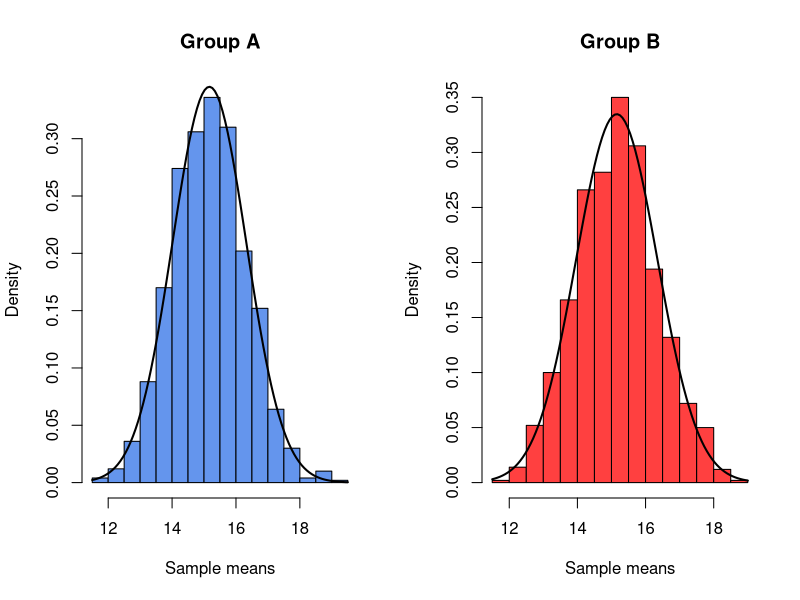
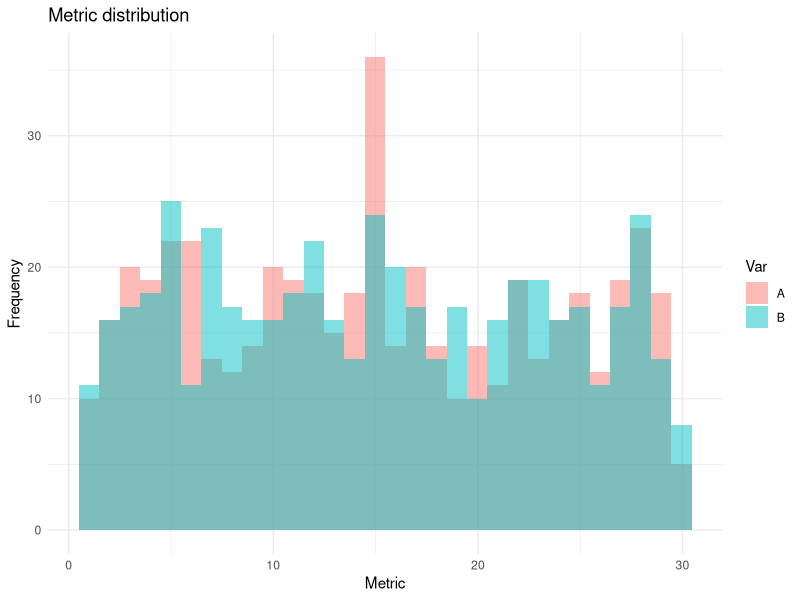
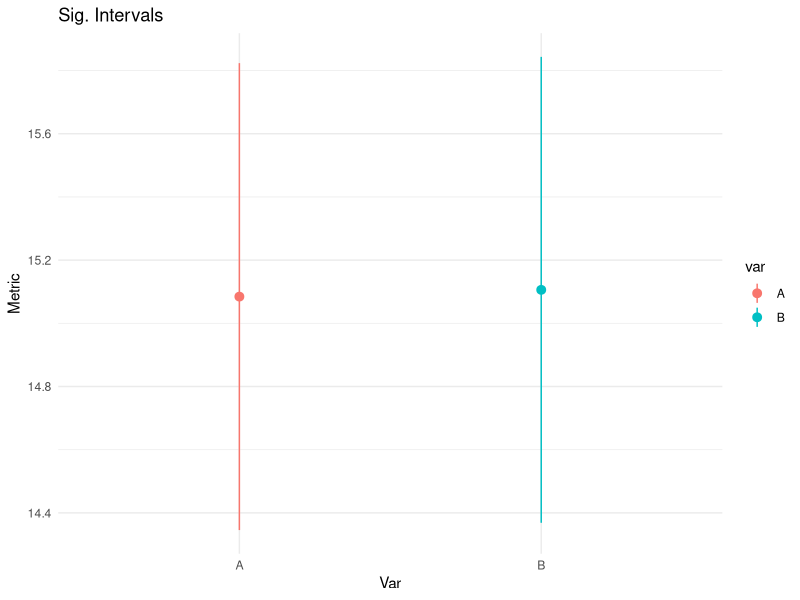

R code for these plots, in order:
library(tidyverse)
library(car)

# Создаем датасет
set.seed(42)
df <- data.frame(
  var = rep(c('A', 'B'), each = 500),  # 50 значений A, затем 50 значений B
  money = runif(1000, min = 1, max = 30)  # 100 случайных чисел от 1 до 30
)

# Делаем его более "живым", накидываем выбросы и пропуски
df$money[c(10, 20, 30, 40, 50)] <- c(100, 110, 120, 130, 140)
df$money[sample(1:1000, 10)] <- NA

glimpse(df)
df <- df %>% mutate(var = as.factor(var))


# Теперь чистим
# Определяем выбросы
outliers_money <- boxplot.stats(df$money)$out

# Заменим выбросы, например, медианами
median_money <- median(df$money, na.rm = TRUE)
df$money[df$money %in% outliers_money] <- median_money

# Чистим пропуски, опять же, заменяем медианой
sum(is.na(df$money))
df$money[is.na(df$money)] <- median_money


# Переходим к тесту
# 1. Проверяем гипотезу о равенстве дисперсий
# Тест Левена на равенство дисперсий при нормальности распределения данных
leveneTest(money ~ var, df)

# Тест Флигнера-Килина при выбросах и сильном отклонении от нормальности
fligner.test(money ~ var, df)


# 2. Проверка нормальности распределения средних
set.seed(123)
generate_sample_means <- function(data, sample_size, n_samples) {
  sample_means <- numeric(n_samples)
  
  for (i in 1:n_samples) {
    sample <- sample(data, size = sample_size, replace = TRUE)
    sample_means[i] <- mean(sample)
  }
  
  return(sample_means)
}

# Генерируем 1000 выборочных средних для каждой группы
sample_size <- 50
n_samples <- 1000

group_a_sample_means <- generate_sample_means(df$money[df$var == "A"], sample_size, n_samples)
group_b_sample_means <- generate_sample_means(df$money[df$var == "B"], sample_size, n_samples)

# Проверяем выборочные средние на нормальность с помощью теста Шапиро-Уилка
shapiro.test(group_a_sample_means)
shapiro.test(group_b_sample_means)

# Графики фактического и теоритического нормального распределения
par(mfrow=c(1, 2))

hist(group_a_sample_means, main = "Group A", xlab = "Sample means", col = "cornflowerblue", border = "black", freq = FALSE)
curve(dnorm(x, mean = mean(group_a_sample_means), sd = sd(group_a_sample_means)), add = TRUE, col = "black", lwd = 2)

hist(group_b_sample_means, main = "Group B", xlab = "Sample means", col = "brown1", border = "black", freq = FALSE)
curve(dnorm(x, mean = mean(group_b_sample_means), sd = sd(group_b_sample_means)), add = TRUE, col = "black", lwd = 2)


# Выбираем t-тест
# Расчет t-теста Стьюдента
t.test(money ~ var, data = df, var.equal = T)

# Расчет t-теста Уэлча
t.test(money ~ var, data = df, var.equal = F)


# График распределения
ggplot(df, aes(x = money, fill = var)) +
  geom_histogram(position = "identity", alpha = 0.5, bins = 30) +
  labs(title = "Metric distribution", x = "Metric", y = "Frequency", fill = "Var") +
  theme_minimal()


# Вычисляем среднее, стандартное отклонение и количество наблюдений
df_summary <- df %>%
  group_by(var) %>%
  summarise(mean_money = mean(money),
            sd_money = sd(money),
            n = n(),
            .groups = "drop")

# Вычисляем стандартную ошибку и доверительные интервалы
df_summary <- df_summary %>%
  mutate(se = sd_money / sqrt(n),
         ci_low = mean_money - qt(0.975, df = n - 1) * se,
         ci_high = mean_money + qt(0.975, df = n - 1) * se)

# График с доверительными интервалами
ggplot(df_summary, aes(x = var, y = mean_money, ymin = ci_low, ymax = ci_high, col = var)) +
  geom_pointrange() +
  labs(x = "Var", y = "Metric", title = "Sig. Intervals") +
  theme_minimal()
